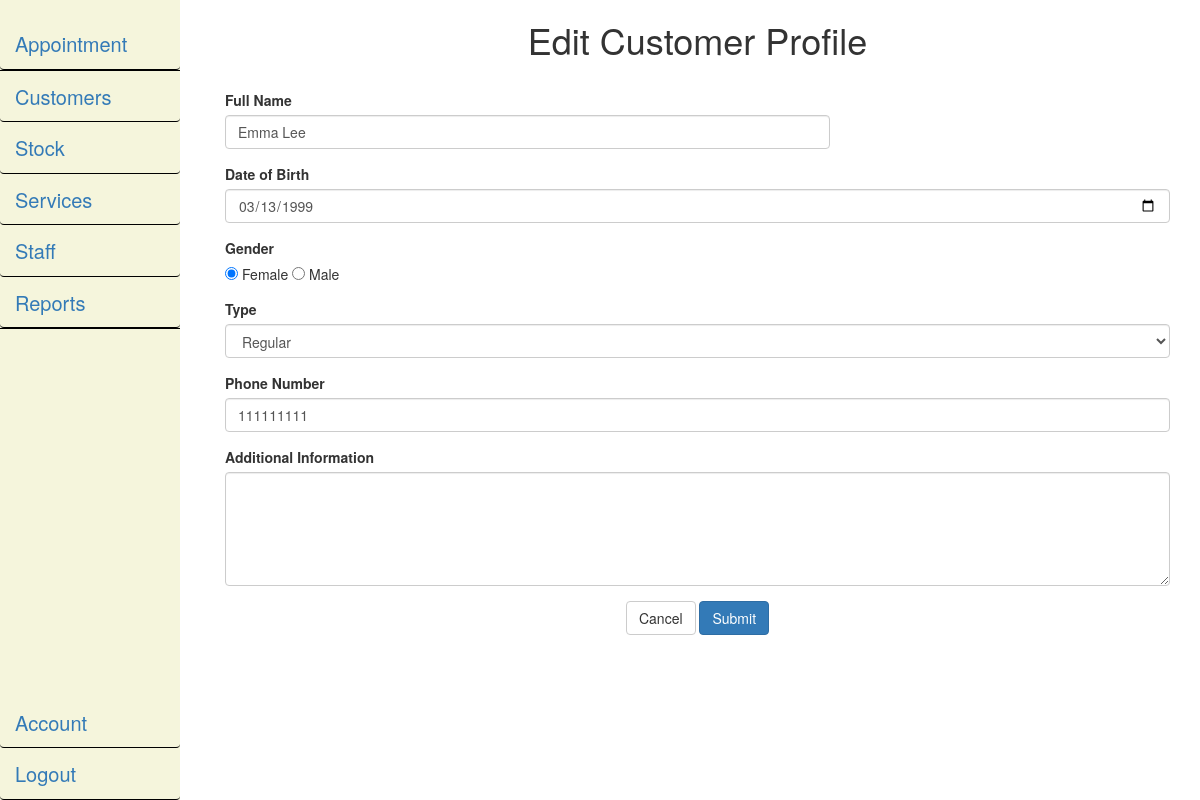
/editCustomer.php?target=2001 (signed in), run on the app's committed database.
### tables this page shows
CREATE TABLE `customer` (
  `customerID` int(11) NOT NULL,
  `customerType` varchar(50) NOT NULL,
  `customerName` varchar(50) NOT NULL,
  `customerDoB` date DEFAULT NULL,
  `customerGender` char(1) DEFAULT NULL,
  `customerPhone` varchar(11) NOT NULL,
  `customerAddInfo` varchar(250) DEFAULT NULL
);

### editCustomer.php (the view, shortened to what this page needs)
<!DOCTYPE html>
<html lang="en">
<?php
	include "session_check.php";
?>
<head>
    <link href="css/bootstrap.min.css" rel="stylesheet">
    <link rel="stylesheet" type="text/css" href="css/cust_style.css">
    <link rel="stylesheet" type="text/css" href="css/nav_style.css">
    <link rel="stylesheet" type="text/css" href="style.css">
</head>
<body>
    <?php
    $custID = $_GET['target'];
    $result = mysqli_query($connect, "SELECT * FROM customer WHERE customerID ='".$custID."'");
    if($result){
        while($row = mysqli_fetch_array($result)){
            $custName = $row['customerName'];
            $custDob = $row['customerDoB'];
            $custGender = $row['customerGender'];
            $custType = $row['customerType'];
            $custPhone = $row['customerPhone'];
            $custInfo = $row['customerAddInfo'];
        }
    }
    ?>
    <div class="container">
        <div class="row">
            <div class="col-md-2">
                <div class="sideNav">
                    <?php
                        include "navigation.php";
                    ?>
                </div>
            </div>
            <div class="col-md-10">
                <h1>Edit Customer Profile</h1>
                <br />
                <form method="post" action="addCustProcess.php?action=update&custID=<?php echo $custID; ?>" onsubmit="return custValidate()">
                    <div class="form-group">
                        <label for="custFullname">Full Name</label>
                        <p><input type="text" placeholder="Full Name" id="custFullname" class="form-control" name="custFullname" value="<?php echo $custName;?>"/></p>
                    </div>
                    <div class="form-group">
                        <label for="custDob">Date of Birth</label><br />
                        <input type="date" id="custDob" class="form-control" name="custDob" value="<?php echo $custDob;?>"/>
                    </div>
                    <div class="form-group">
                        <label>Gender</label><br />
                        <input type="radio" name="custGender" id="genderF" value="Female" <?php echo ($custGender == 'F') ? 'checked' : '' ?>> Female
                        <input type="radio" name="custGender" id="genderM" value="Male"  <?php echo ($custGender == 'M') ? 'checked' : '' ?>> Male
                    </div>
                    <div class="form-group">
                        <label for="custType">Type</label><br />
                        <select id="custType" class="form-control" name="custType">
                            <option value="Regular" <?php echo ($custType == 'Regular') ? 'selected = \'selected\' ' : '' ?>>Regular</option>
                        </select>
                    </div>
                    <div class="form-group">
                        <label for="custPhoneNum">Phone Number</label><br />
                        <input type="tel" class="form-control" id="custPhoneNum" name="custPhoneNum" value="<?php echo $custPhone; ?>"/>
                    </div>
                    <div class="form-group">
                        <label for="custInfo">Additional Information</label><br />
                        <textarea name="custInfo" class="form-control" id="custInfo" cols="47" rows="5"><?php echo $custInfo; ?></textarea>
                    </div>
                    <div class="form-group text-center">
                        <p><input type="button" class="btn btn-default" value="Cancel" onclick="window.location.replace('displayCustomer.php')">
                            <input type="submit" class="btn btn-primary" value="Submit" name="submit"></p>
                    </div>
                </form>
            </div>
        </div>
    </div>
</body>
</html>

### css/cust_style.css (style rules this page uses)
#custType { width: 100%; }
#custFullname { width: 64%; }

### css/nav_style.css (style rules this page uses)
.sideNav { height: 100%; width: 15%; position: fixed; z-index: 1; top: 0; left: 0; padding-top: 20px; background: beige; }

### style.css (style rules this page uses)
h1 { text-align: center; }
textarea { resize: vertical; }

### data on the page
customer: custFullname "Emma Lee", custDob "03/13/1999", customerGender "☑", custType "Regular", custPhoneNum "111111111"
